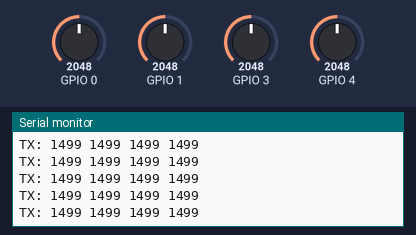
Recording of a sketch running on a simulated ESP32. On the bench: the last lines printed to the serial monitor. The test bench sets the inputs (shaded band); at power-on: GPIO 0 = 2048, GPIO 1 = 2048, GPIO 3 = 2048, GPIO 4 = 2048.

Above: at 2.2 s.
2.3 s: GPIO 0 set to 2866
At 3.3 s:
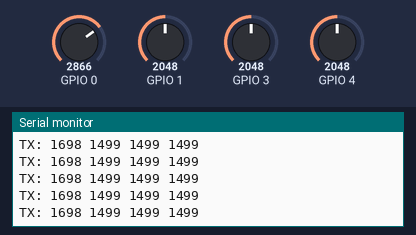
3.8 s: GPIO 1 set to 2866
At 4.3 s:
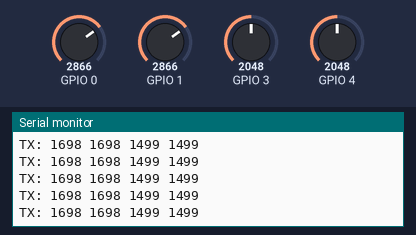
5.3 s: GPIO 3 set to 2866
At 6.1 s:
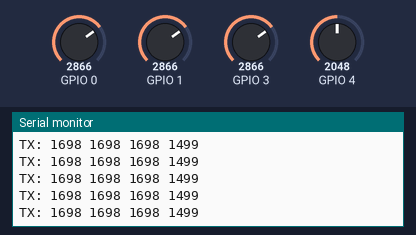
6.8 s: GPIO 4 set to 2866
At 7.5 s:
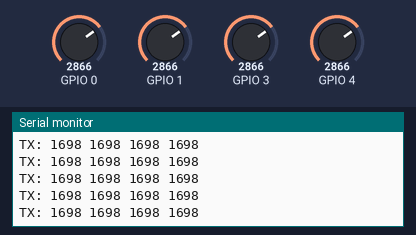
8.3 s: GPIO 0 set to 3972
At 8.8 s:
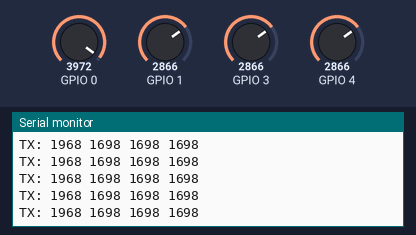
9.8 s: GPIO 1 set to 3972
At 10.6 s:
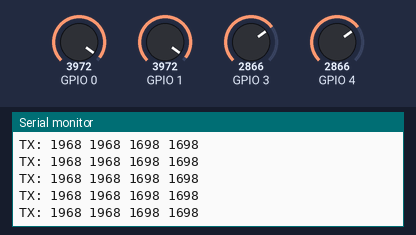
Timing chart, 0 to 12.3 s (numbered marks = the images above; inputs shaded):
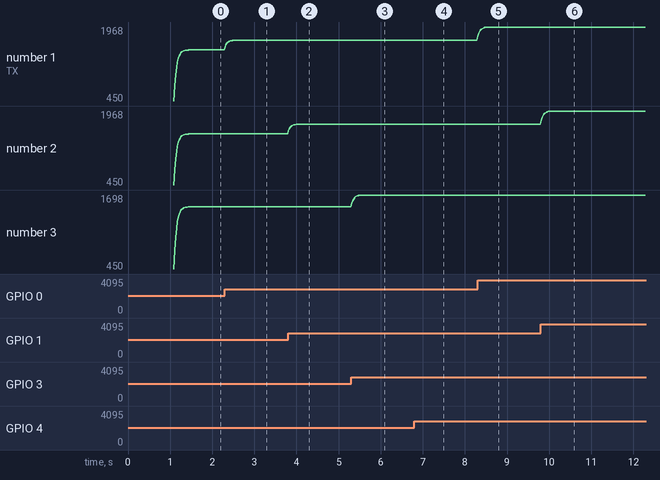

The sketch:

tx_19_05_v1.ino
```cpp
#include <Arduino.h>
#include <WiFi.h>
#include <esp_now.h>

// ===== RX MAC =====
uint8_t rxMAC[] = {0x14,0x63,0x93,0x6E,0x77,0xB4};

typedef struct {
  uint16_t ch[4];
} Data;

Data data;

// ===== center calibration =====
int center[4] = {2000, 2000, 2000, 2000};
int deadzone = 80;

// ===== MAP JOYSTICK =====
uint16_t mapCenter(int v, int c){
  if(abs(v - c) < deadzone) return 1500;

  if(v < c){
    return map(v, 0, c, 1000, 1500);
  } else {
    return map(v, c, 4095, 1500, 2000);
  }
}

float smooth(float v, float &last){
  last = last * 0.7 + v * 0.3;
  return last;
}

float f[4];

void addPeer(){
  esp_now_peer_info_t peer = {};
  memcpy(peer.peer_addr, rxMAC, 6);
  peer.channel = 0;
  peer.encrypt = false;
  esp_now_add_peer(&peer);
}

void setup(){
  Serial.begin(115200);

  WiFi.mode(WIFI_STA);
  esp_now_init();
  addPeer();

  // AUTO CENTER CALIB
  Serial.println("CALIB CENTER...");
  long sum[4]={0};

  for(int i=0;i<200;i++){
    sum[0]+=analogRead(0);
    sum[1]+=analogRead(1);
    sum[2]+=analogRead(3);
    sum[3]+=analogRead(4);
    delay(5);
  }

  for(int i=0;i<4;i++){
    center[i]=sum[i]/200;
  }

  Serial.println("CENTER DONE");
}

void loop(){

  int raw[4];
  raw[0]=analogRead(0);
  raw[1]=analogRead(1);
  raw[2]=analogRead(3);
  raw[3]=analogRead(4);

  for(int i=0;i<4;i++){
    data.ch[i] = smooth(mapCenter(raw[i], center[i]), f[i]);
  }

  esp_now_send(rxMAC, (uint8_t*)&data, sizeof(data));

  Serial.print("TX: ");
  Serial.print(data.ch[0]); Serial.print(" ");
  Serial.print(data.ch[1]); Serial.print(" ");
  Serial.print(data.ch[2]); Serial.print(" ");
  Serial.println(data.ch[3]);

  delay(20);
}
```

Measured:
- after the input at 2.3 s, the serial monitor: prints a new line at once (image 1)
- after the input at 3.8 s, the serial monitor: prints a new line at once (image 2)
- after the input at 5.3 s, the serial monitor: prints a new line at once (image 3)
- after the input at 6.8 s, the serial monitor: prints a new line at once (image 4)
- after the input at 8.3 s, the serial monitor: prints a new line at once (image 5)
- after the input at 9.8 s, the serial monitor: prints a new line at once (image 6)
- plotted number 1: 1499 → 1698 after the input at 2.3 s, 1698 → 1968 after the input at 8.3 s
